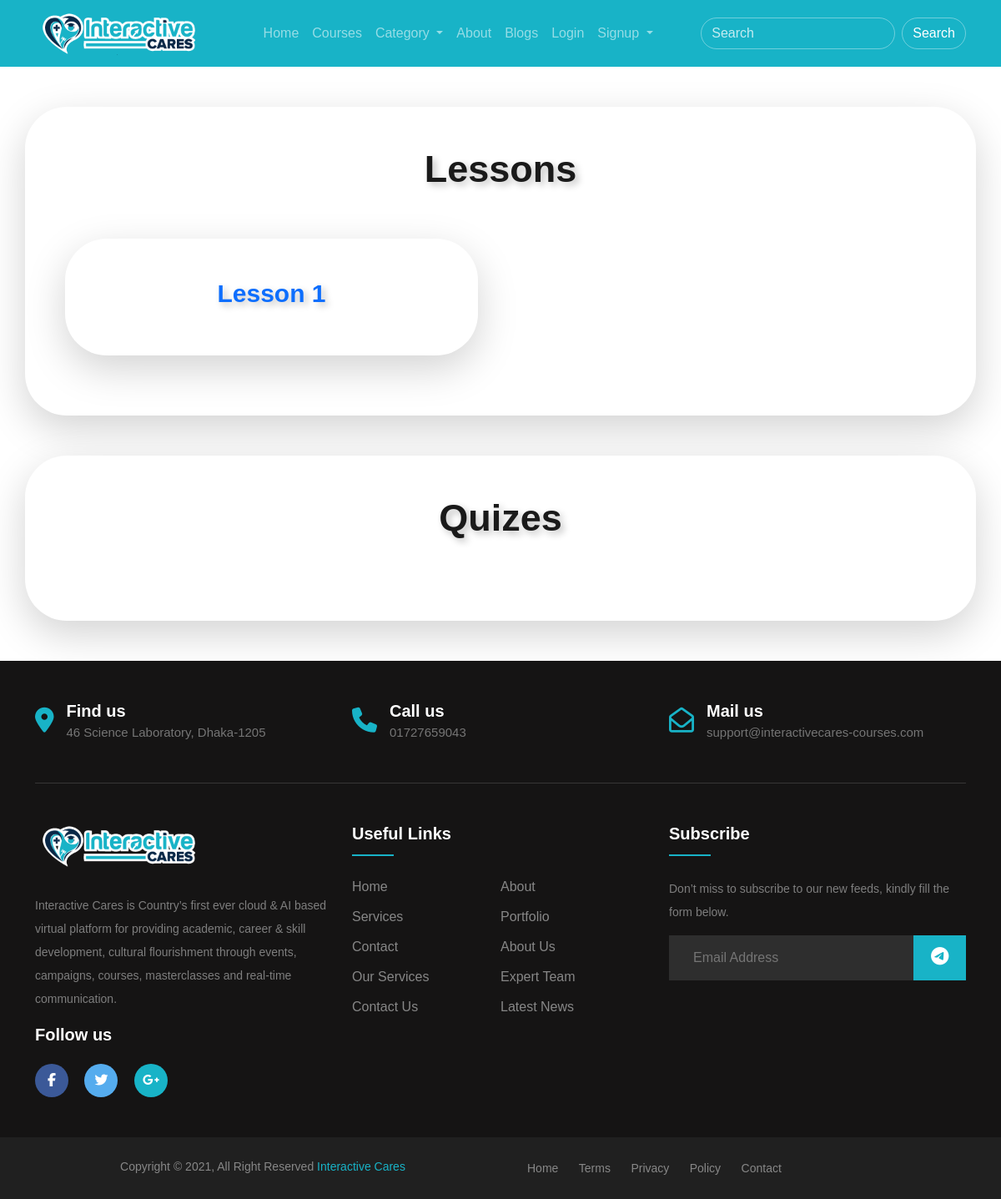
Page /module_details/1/ on the earlier database version.
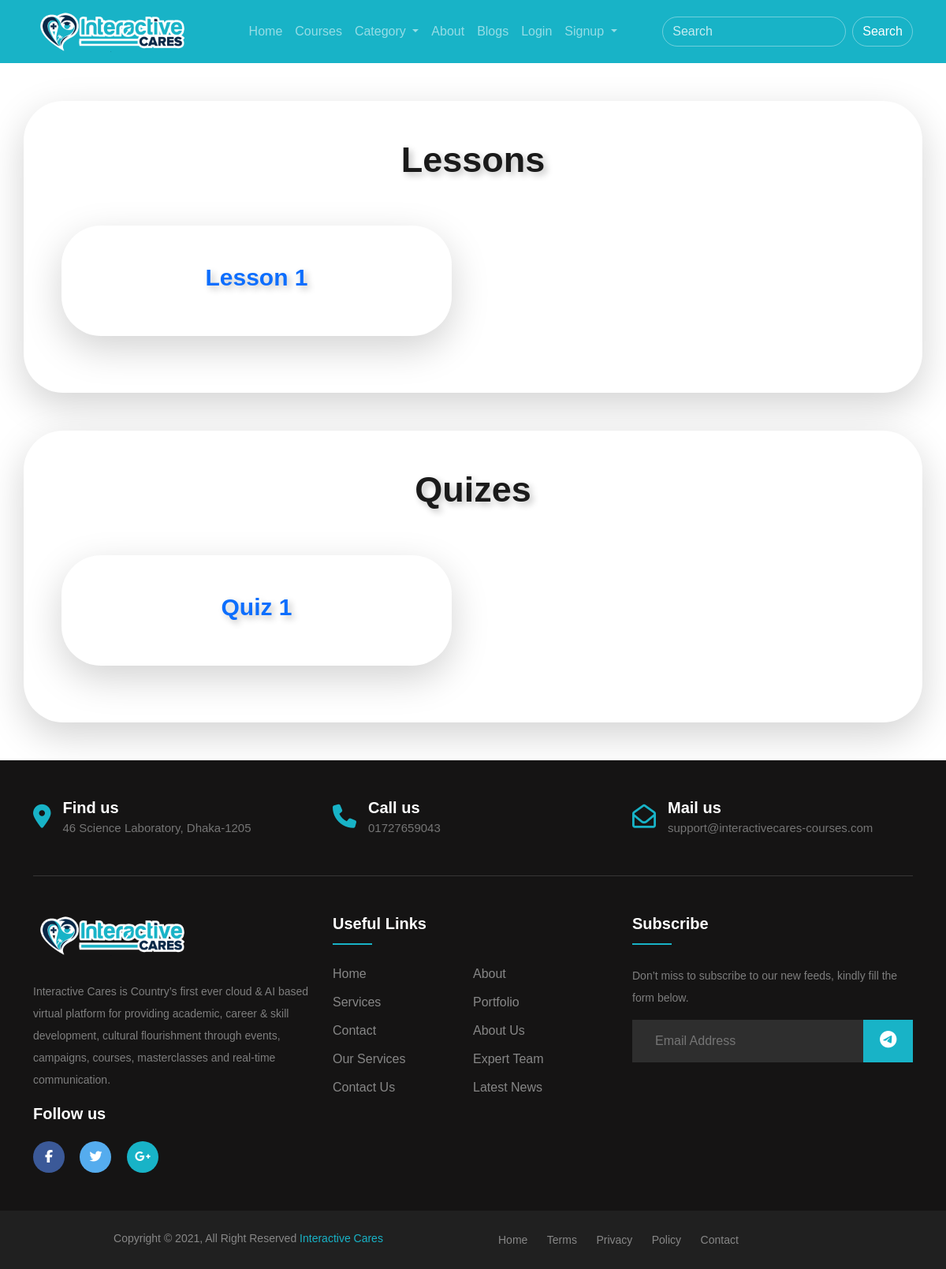
Same page on the later database version.
### course_app/models.py (models this page shows, shortened)
class Lesson(models.Model):
    course = models.ForeignKey(Course, on_delete=models.CASCADE)
    module = models.ForeignKey(Module, on_delete=models.CASCADE)
    lesson_name = models.CharField(max_length=255)
    video_embed_src_link = models.TextField()
    duration = models.CharField(max_length=255, default="00:00:00")
    privacy_type_choices = (
        ('Private', 'Private'),
        ('Public', 'Public'),
    )
    privacy_type = models.CharField(max_length=255, choices=privacy_type_choices, default="Private")

class Quiz(models.Model):
    course = models.ForeignKey(Course, on_delete=models.CASCADE)
    module = models.ForeignKey(Module, on_delete=models.CASCADE)
    quiz_name = models.CharField(max_length=255)
    class Meta:
        verbose_name_plural = 'Quizes'

### course_app/views.py (the view)
# urls.py: path("module_details/<pk>/", views.module_details, name="module_details"),
def module_details(request, pk):
    current_module = models.Module.objects.get(pk=pk)
    lessons = models.Lesson.objects.filter(module=current_module)
    quizes = models.Quiz.objects.filter(module=current_module)
    diction = {
        "title": f"{current_module.module_name} - Interactive Cares",
        "current_module": current_module,
        "lessons": lessons,
        "current_module": current_module,
        "quizes": quizes
    }
    return render(request, "course_app/module_details.html", context=diction)

### templates/course_app/module_details.html (shortened to what this page needs)
{% extends 'base/base.html' %}
{% load crispy_forms_tags %}
{% block body_block %}
<section class="container my-5">
    <div class="shadow-lg p-5 bg-body rounded row about-us-contaiiner">
        <h2 class="h-text text-center mb-5">Lessons</h2>
        <div class="row professional-instructors">
            {% for lesson in lessons %}
            <div class="shadow-lg p-5 my-2 bg-body rounded about-us-contaiiner col-xs-12 col-sm-12 col-md-5 col-lg-5 col-xl-5 course-box mb-4">
                <h2 class="course-text text-center "><a href="{% url 'course_app:lesson_details' pk=lesson.pk %}" target="_blank">{{ lesson.lesson_name }}</a></h2>
            </div>
            {% endfor %}
        </div>
    </div>
</section>
<section class="container my-5">
    <div class="shadow-lg p-5 bg-body rounded row about-us-contaiiner">
        <h2 class="h-text text-center mb-5">Quizes</h2>
        <div class="row professional-instructors">
            {% for quiz in quizes %}
            <div class="shadow-lg p-5 my-2 bg-body rounded about-us-contaiiner col-xs-12 col-sm-12 col-md-5 col-lg-5 col-xl-5 course-box mb-4">
                <h2 class="course-text text-center "><a href="{% url 'course_app:quiz_details' pk=quiz.pk %}" target="_blank">{{ quiz.quiz_name }}</a></h2>
            </div>
            {% endfor %}
        </div>
    </div>
</section>
{% endblock %}

Differences in the rows shown:
added Quiz: quiz_name "Quiz 1"
